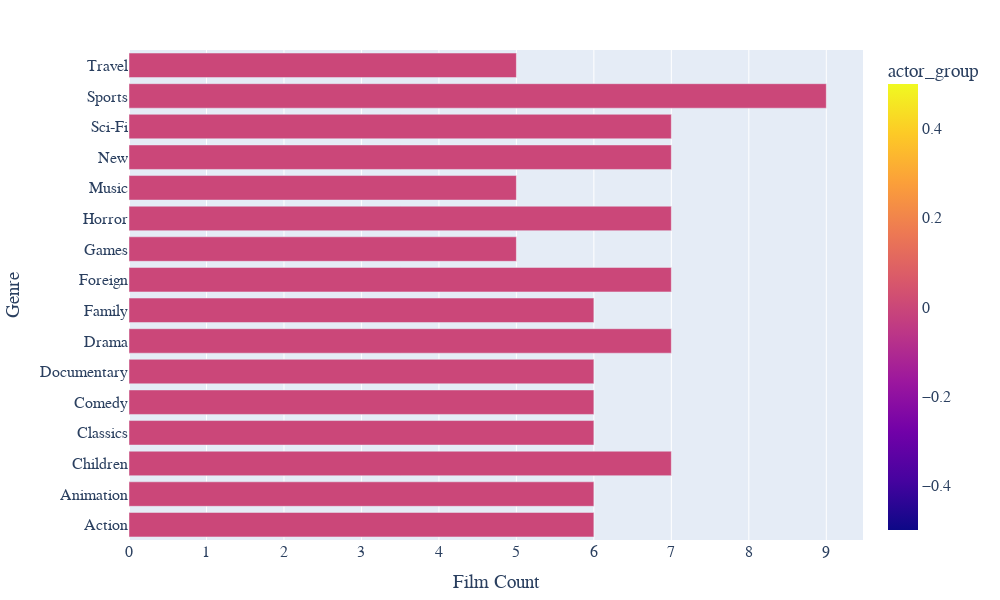

The code cell stored with this chart in its notebook:
### Code cell
# Group actors by their film count per genre
grouped_df = query1_result.groupby(['genre', 'film_count']).agg({'actor': lambda x: ', '.join(x)}).reset_index()

# Add a new column that groups actors by their film count per genre
grouped_df['actor_group'] = grouped_df.groupby('genre')['film_count'].transform(lambda x: pd.factorize(x)[0])

# Create a horizontal bar chart with the actor_group column as the hue
fig = px.bar(grouped_df, x="film_count", y="genre", color="actor_group", barmode="group",
             color_discrete_sequence=px.colors.qualitative.Pastel, orientation='h')
fig.update_layout(width=1000, height=600, showlegend=True, legend=dict(title="Actor Group"),
                  margin=dict(l=50, r=50, t=50, b=50), font=dict(family="Helvetica", size=16),
                  xaxis=dict(title="Film Count"), yaxis=dict(title="Genre"))
fig.show()

### Figure 1 — Plotly figure (JSON) as saved in the notebook; plotly's stock layout.template omitted (floating-point values rounded to 4 significant figures)
{"data": [{"alignmentgroup": "True", "hovertemplate": "film_count=%{x}<br>genre=%{y}<br>actor_group=%{marker.color}<extra></extra>", "legendgroup": "", "marker": {"color": [0, 0, 0, 0, 0, 0, 0, 0, 0, 0, 0, 0, 0, 0, 0, 0], "coloraxis": "coloraxis", "pattern": {"shape": ""}}, "name": "", "offsetgroup": "", "orientation": "h", "showlegend": false, "textposition": "auto", "type": "bar", "x": [6, 6, 7, 6, 6, 6, 7, 6, 7, 5, 7, 5, 7, 7, 9, 5], "xaxis": "x", "y": ["Action", "Animation", "Children", "Classics", "Comedy", "Documentary", "Drama", "Family", "Foreign", "Games", "Horror", "Music", "New", "Sci-Fi", "Sports", "Travel"], "yaxis": "y"}], "layout": {"barmode": "group", "coloraxis": {"colorbar": {"title": {"text": "actor_group"}}, "colorscale": [[0, "#0d0887"], [0.1111, "#46039f"], [0.2222, "#7201a8"], [0.3333, "#9c179e"], [0.4444, "#bd3786"], [0.5556, "#d8576b"], [0.6667, "#ed7953"], [0.7778, "#fb9f3a"], [0.8889, "#fdca26"], [1, "#f0f921"]]}, "font": {"family": "Helvetica", "size": 16}, "height": 600, "legend": {"title": {"text": "Actor Group"}, "tracegroupgap": 0}, "margin": {"b": 50, "l": 50, "r": 50, "t": 50}, "showlegend": true, "width": 1000, "xaxis": {"anchor": "y", "domain": [0, 1], "title": {"text": "Film Count"}}, "yaxis": {"anchor": "x", "domain": [0, 1], "title": {"text": "Genre"}}}}
